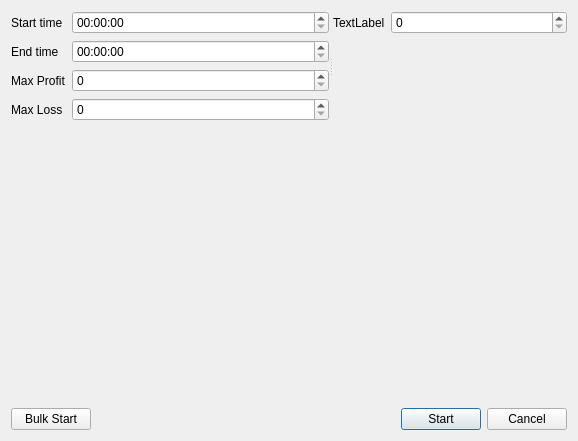
<?xml version="1.0" encoding="UTF-8"?>
<ui version="4.0">
 <class>Dialog</class>
 <widget class="QDialog" name="Dialog">
  <property name="geometry">
   <rect>
    <x>0</x>
    <y>0</y>
    <width>578</width>
    <height>441</height>
   </rect>
  </property>
  <property name="windowTitle">
   <string>Dialog</string>
  </property>
  <layout class="QGridLayout" name="gridLayout">
   <item row="0" column="0">
    <widget class="QSplitter" name="splitter">
     <property name="orientation">
      <enum>Qt::Horizontal</enum>
     </property>
     <widget class="QWidget" name="formLayoutWidget">
      <layout class="QFormLayout" name="mandatoryInputs">
       <item row="0" column="0">
        <widget class="QLabel" name="startTimeLabel">
         <property name="text">
          <string>Start time </string>
         </property>
        </widget>
       </item>
       <item row="0" column="1">
        <widget class="QTimeEdit" name="startTimeSelect"/>
       </item>
       <item row="1" column="0">
        <widget class="QLabel" name="endTimeLabel">
         <property name="text">
          <string>End time</string>
         </property>
        </widget>
       </item>
       <item row="1" column="1">
        <widget class="QTimeEdit" name="endTimeSelect"/>
       </item>
       <item row="2" column="0">
        <widget class="QLabel" name="maxProfitLabel">
         <property name="text">
          <string>Max Profit</string>
         </property>
        </widget>
       </item>
       <item row="2" column="1">
        <widget class="QSpinBox" name="maxProfitSpinner">
         <property name="sizePolicy">
          <sizepolicy hsizetype="Expanding" vsizetype="Fixed">
           <horstretch>0</horstretch>
           <verstretch>0</verstretch>
          </sizepolicy>
         </property>
         <property name="maximum">
          <number>9999999</number>
         </property>
        </widget>
       </item>
       <item row="3" column="0">
        <widget class="QLabel" name="maxLossLabel">
         <property name="text">
          <string>Max Loss</string>
         </property>
        </widget>
       </item>
       <item row="3" column="1">
        <widget class="QSpinBox" name="maxLossSpinner">
         <property name="maximum">
          <number>9999999</number>
         </property>
        </widget>
       </item>
      </layout>
     </widget>
     <widget class="QWidget" name="formLayoutWidget_2">
      <layout class="QFormLayout" name="strategyInputs">
       <item row="0" column="0">
        <widget class="QLabel" name="Attr1label">
         <property name="text">
          <string>TextLabel</string>
         </property>
        </widget>
       </item>
       <item row="0" column="1">
        <widget class="QSpinBox" name="attr1Spinner"/>
       </item>
      </layout>
     </widget>
    </widget>
   </item>
   <item row="1" column="0">
    <spacer name="verticalSpacer">
     <property name="orientation">
      <enum>Qt::Vertical</enum>
     </property>
     <property name="sizeHint" stdset="0">
      <size>
       <width>20</width>
       <height>234</height>
      </size>
     </property>
    </spacer>
   </item>
   <item row="2" column="0">
    <layout class="QGridLayout" name="gridLayout_2">
     <item row="0" column="1">
      <spacer name="horizontalSpacer">
       <property name="orientation">
        <enum>Qt::Horizontal</enum>
       </property>
       <property name="sizeHint" stdset="0">
        <size>
         <width>40</width>
         <height>20</height>
        </size>
       </property>
      </spacer>
     </item>
     <item row="0" column="2">
      <widget class="QPushButton" name="strategyStartButton">
       <property name="text">
        <string>Start</string>
       </property>
      </widget>
     </item>
     <item row="0" column="3">
      <widget class="QPushButton" name="cancelButton">
       <property name="text">
        <string>Cancel</string>
       </property>
      </widget>
     </item>
     <item row="0" column="0">
      <widget class="QPushButton" name="bulkStart">
       <property name="text">
        <string>Bulk Start</string>
       </property>
      </widget>
     </item>
    </layout>
   </item>
  </layout>
 </widget>
 <resources/>
 <connections/>
</ui>
